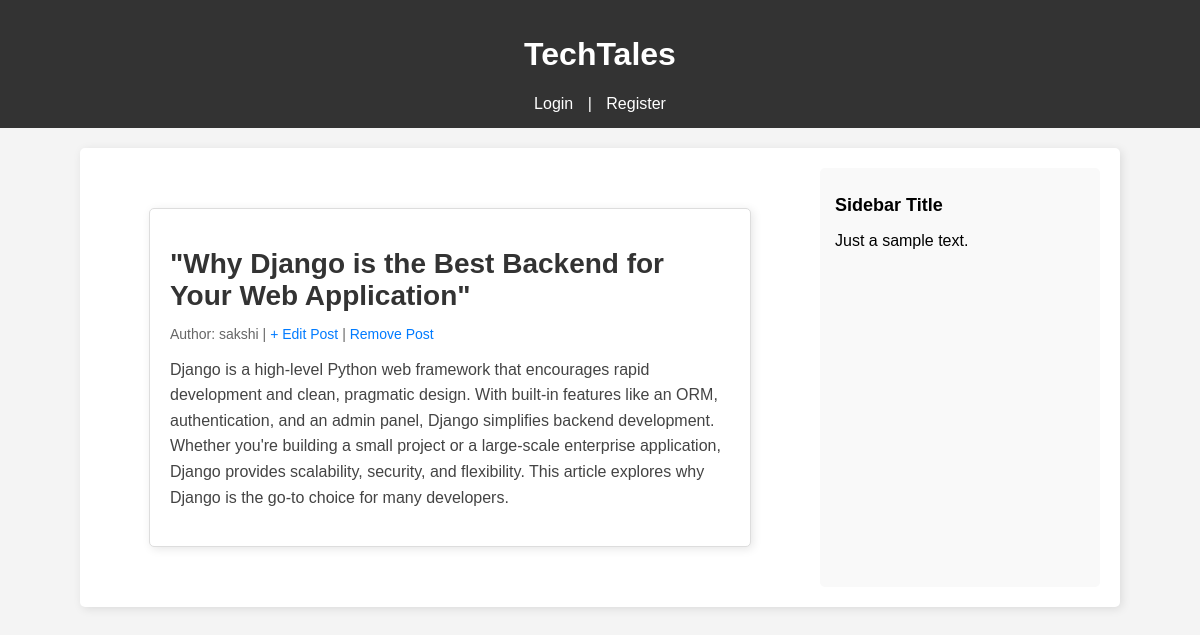
The app's page /article/1/ with its own data.
### blog/models.py (models this page shows, shortened)
class Post(models.Model):
	title = models.CharField(max_length=255)
	author = models.ForeignKey('auth.User',on_delete=models.CASCADE)
	body = models.TextField()

### blog/views.py (the view)
# urls.py: path('article/<int:pk>/',PostDetailView.as_view(),name="post-detail"),
class PostDetailView(DetailView):
	model = Post
	template_name = 'post_detail.html'

### blog/templates/post_detail.html (shortened to what this page needs)
{% extends 'base.html' %}
{% block content %}
<div class="post_details">
    <div class="post_info">
        <h1>{{ post.title }}</h1>
        <div class="post_detail_meta">
            <p>Author: {{ post.author }} |
                <a href="{% url 'post-edit' post.pk %}"> + Edit Post </a> |
                <a href="{% url 'post-delete' post.pk %}"> Remove Post</a>
            </p>
        </div>
    </div>
    <p class="post_detail_content">
        {{ post.body }}
    </p>
</div>
{% endblock %}

### blog/templates/base.html (style rules this page uses)
body { font-family: Arial, sans-serif; margin: 0; padding: 0; background-color: #f4f4f4; }

### blog/templates/post_detail.html (style rules this page uses)
.post_details { width: 80%; margin: 40px auto; padding: 20px; border: 1px solid #ddd; border-radius: 5px; background-color: #fff; box-shadow: 2px 2px 10px rgba(0, 0, 0, 0.1); }
.post_info h1 { font-size: 28px; color: #333; margin-bottom: 10px; }
.post_detail_meta p { font-size: 14px; color: #666; }
.post_detail_meta a { color: #007bff; text-decoration: none; }
.post_detail_content { font-size: 16px; color: #444; line-height: 1.6; margin-top: 15px; }

### records on screen
Post: title "\"Why Django is the Best Backend for Your Web Application\"", author "sakshi", body "Django is a high-level Python web framework that encourages rapid development and clean, pragmatic design. With built-in features like an ORM, authentication, and an admin panel, Django simplifies backend development. Whether you're building a small project or a large-scale enterprise application, Django provides scalability, security, and flexibility. This article explores why Django is the go-to choice for many developers."
